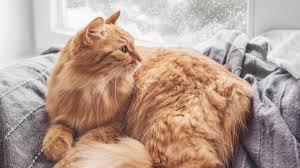
#> input picture opencv/data/cat images/cat-4.png, 300 x 168 px; its folder holds 4 pictures in this run
$ jupyter execute le_1.ipynb
#> lines starting #> are read from the running program, lines starting #| are printed output that depends on the picture; after the words box and inside, x2 and y2 are one past the last pixel; in counts of white or black regions, pixels touching at a corner belong together
[cell 1]
import cv2 as cv
from PIL import Image
import numpy as np
from IPython.display import display
import matplotlib.pyplot as plt
import os


BASE_DATA_DIR = "../data"
CATS = "/cat images"
VIDEOS = "/videos"

def display_as_rgb(img):
  to_rgb = cv.cvtColor(img, cv.COLOR_BGR2RGB)
  display(Image.fromarray(to_rgb))

os.listdir(BASE_DATA_DIR + CATS)

Masking allows us to focus on certain parts of the image that we want to work on.

[cell 2]
img = cv.imread(BASE_DATA_DIR + CATS + "/cat-4.png")
#> img is the input picture: shape (168, 300, 3); mean B, G, R 145.1, 158.4, 182.6
display_as_rgb(img)

[cell 3]
blank = np.zeros(img.shape[:2], dtype=np.uint8)
display_as_rgb(blank)
#> in display_as_rgb (call 2), `to_rgb = cv.cvtColor(img, cv.COLOR_BGR2RGB)`: to_rgb: shape (168, 300, 3); every value is 0
#> in display_as_rgb (call 2), `to_rgb = cv.cvtColor(img, cv.COLOR_BGR2RGB)`: img: shape (168, 300); every value is 0

[cell 4]
# you can control the position of the circle by adjusting the center parameter
mask = cv.circle(blank.copy(), (img.shape[1] // 3 + 10, img.shape[0] // 3 + 25), 75, 255, -1)
display_as_rgb(mask)
#> in display_as_rgb (call 3), `to_rgb = cv.cvtColor(img, cv.COLOR_BGR2RGB)`:
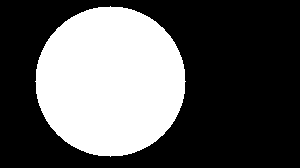
#> to_rgb: shape (168, 300, 3); 35% white; 1 white region, box (x1, y1, x2, y2) and area: (35, 6, 186, 157) 17665

[cell 5]
masked = cv.bitwise_and(img, img, mask=mask)
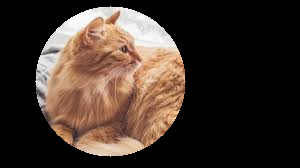
#> masked: shape (168, 300, 3); mean B, G, R 42.9, 51.2, 64.8
display_as_rgb(masked)
